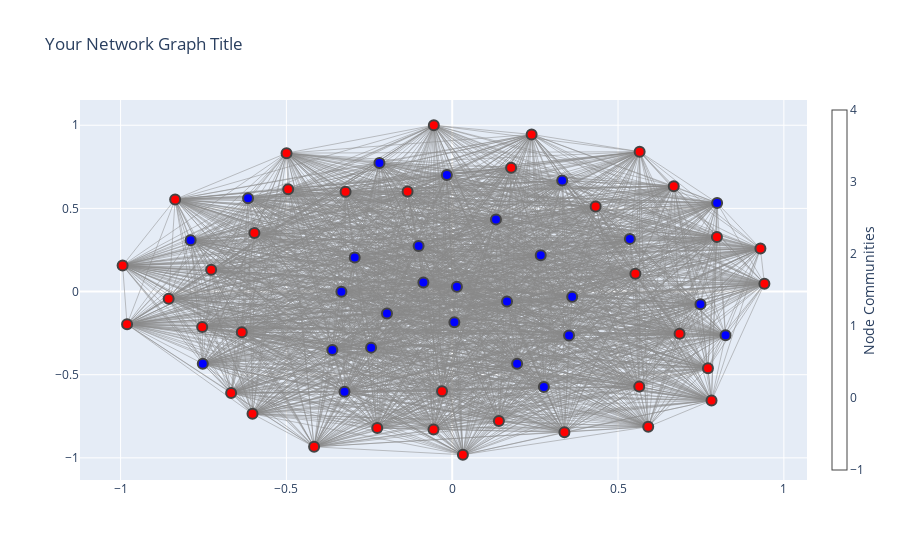

Here is the notebook cell this chart was saved with:
### Code cell
import networkx as nx
import plotly.graph_objs as go
import plotly.offline as pyo
import community as community_louvain
import numpy as np

# Define your graph G (you should define or load it before this step)
# G = ...

# Calculate the maximum edge weight in the original graph
max_edge_weight = max(weight for u, v, weight in G.edges(data='weight'))

# Create a new graph with modified edge weights
modified_G = G.copy()
for u, v, data in modified_G.edges(data=True):
    modified_G[u][v]['weight'] = max_edge_weight - data['weight']

# Use python-louvain's best_partition to detect communities
partition = community_louvain.best_partition(modified_G, weight='weight')

# Get the community labels for nodes
node_clusters = [partition[node] for node in modified_G.nodes()]

# Create a colormap for coloring nodes based on their community
colormap = ['red', 'blue', 'green', 'purple', 'orange', 'pink', 'cyan']

# Create a list to store node colors based on their community
node_colors = [colormap[cluster] for cluster in node_clusters]

# Rest of the code for generating edge_trace

# Create a scatter trace for nodes with colors based on their community
node_trace = go.Scatter(
    x=node_x, y=node_y,
    mode='markers',
    hoverinfo='text',
    text=available_tickers,
    marker=dict(
        showscale=True,
        colorscale='YlGnBu',
        color=node_colors,  # Use the community colors
        size=10,
        colorbar=dict(
            thickness=15,
            title='Node Communities',  # You can change the title
            xanchor='left',
            titleside='right'
        ),
        line_width=2))

# Create the layout as shown in the previous responses

# Add edge_trace and modified node_trace to the data list
data = [edge_trace, node_trace]

# Create the figure and display or save the graph
fig = go.Figure(data=data, layout=layout)

# Display the graph (in a Jupyter Notebook) or save it to an HTML file
pyo.iplot(fig)  # Display in Jupyter Notebook
# OR
# pyo.plot(fig, filename='louvain_clustered_graph.html')  # Save to an HTML file

### Figure 1 — Plotly figure (JSON) as saved in the notebook; plotly's stock layout.template omitted (floating-point values rounded to 4 significant figures; data arrays with more than 128 entries replaced by an {"elided": "..."} marker saying what was removed)
{"data": [{"hoverinfo": "none", "line": {"color": "#888", "width": 0.5}, "mode": "lines", "type": "scatter", "x": {"elided": "5859 float values"}, "y": {"elided": "5859 float values"}}, {"hoverinfo": "text", "marker": {"color": ["blue", "blue", "red", "blue", "blue", "blue", "blue", "red", "blue", "red", "blue", "blue", "red", "red", "blue", "blue", "red", "red", "red", "blue", "blue", "red", "blue", "blue", "red", "red", "blue", "red", "red", "red", "red", "blue", "blue", "red", "blue", "red", "blue", "blue", "red", "red", "red", "blue", "red", "red", "blue", "red", "blue", "blue", "red", "red", "red", "red", "red", "red", "red", "red", "red", "red", "blue", "red", "blue", "red", "red"], "colorbar": {"thickness": 15, "title": {"side": "right", "text": "Node Communities"}, "xanchor": "left"}, "colorscale": [[0, "rgb(255,255,217)"], [0.125, "rgb(237,248,177)"], [0.25, "rgb(199,233,180)"], [0.375, "rgb(127,205,187)"], [0.5, "rgb(65,182,196)"], [0.625, "rgb(29,145,192)"], [0.75, "rgb(34,94,168)"], [0.875, "rgb(37,52,148)"], [1, "rgb(8,29,88)"]], "line": {"width": 2}, "showscale": true, "size": 10}, "mode": "markers", "text": ["BAC", "BCS", "BK", "BX", "CS", "GS", "ING", "JPM", "KKR", "MCO", "MS", "RBS", "RY", "UTX", "WFC", "GM", "HMC", "TM", "AAPL", "AMZN", "BBY", "CSCO", "EBAY", "EC", "GE", "GOOG", "HPQ", "IBM", "INTC", "MA", "MSFT", "NOK", "SNE", "COST", "GPS", "HD", "JCP", "TGT", "WMT", "AIG", "BA", "DAL", "EAD", "FDX", "UAL", "UPS", "BP", "CAT", "CVX", "ISM", "JNJ", "KO", "MCD", "PEP", "PFE", "PG", "SBUX", "XOM", "AA", "BMO", "RIO", "VOD", "VZ"], "type": "scatter", "x": [-0.2195, -0.294, 0.5651, 0.3522, -0.1013, -0.7888, -0.2446, 0.591, 0.7485, 0.1775, -0.7521, -0.3342, -0.03078, 0.03214, 0.1319, 0.1957, -0.4996, 0.7819, -0.7539, 0.2763, -0.3615, 0.2394, -0.6157, -0.1968, 0.3384, -0.4165, 0.8242, -0.9939, -0.05634, 0.5639, 0.7711, 0.2669, -0.01623, -0.5965, -0.08692, 0.668, 0.01414, 0.3316, 0.6855, -0.6345, -0.6667, 0.5357, -0.2262, -0.8355, 0.3617, -0.3216, 0.7987, -0.3247, 0.7981, 0.5523, -0.6022, 0.1408, -0.05547, 0.9293, -0.4947, 0.9413, 0.4324, -0.1346, 0.006472, -0.8551, 0.1652, -0.9804, -0.7269], "y": [0.7724, 0.2053, 0.841, -0.2641, 0.2733, 0.3091, -0.3372, -0.8129, -0.07701, 0.745, -0.4341, -0.001708, -0.5997, -0.9813, 0.434, -0.4337, 0.8323, -0.6551, -0.2138, -0.5744, -0.352, 0.9448, 0.5613, -0.1313, -0.8456, -0.9337, -0.2632, 0.1568, -0.8295, -0.5717, -0.4608, 0.2189, 0.7005, 0.3521, 0.05452, 0.6336, 0.02883, 0.6677, -0.2533, -0.2441, -0.6104, 0.3167, -0.8209, 0.5542, -0.032, 0.5995, 0.5327, -0.6027, 0.3284, 0.1071, -0.7354, -0.779, 1, 0.2584, 0.6158, 0.04699, 0.5113, 0.6021, -0.1853, -0.04274, -0.06008, -0.1972, 0.1316]}], "layout": {"hovermode": "closest", "showlegend": false, "title": {"text": "Your Network Graph Title"}}}
